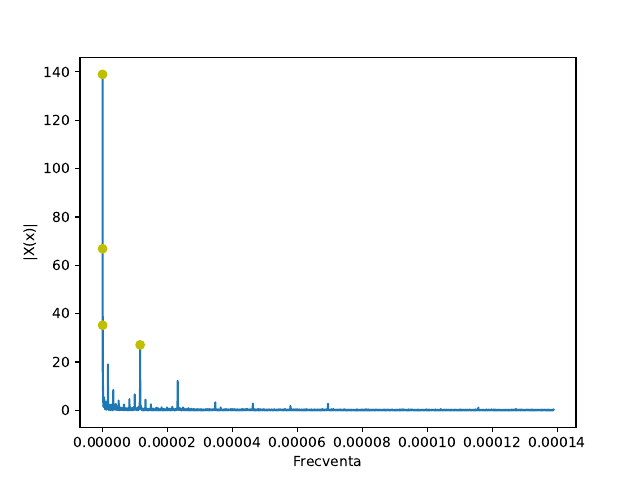

Generate this figure with Python:
import numpy as np
import matplotlib.pyplot as plt


def main():
    x = np.genfromtxt("./archive/Train.csv", delimiter=",")
    x = x[1:, -1]
    N = len(x)
 
    X = np.fft.fft(x)
    X = abs(X / N)
    X = X[:N // 2]
   
    top_indices = np.argsort(X)[-4:]
    top_X_list = X[top_indices]
    
    Fs = 1 / 3600
    f = Fs * np.linspace(0, N / 2, N // 2) / N
    top_freq_list = f[top_indices]

    for x, freq in zip(top_X_list, top_freq_list):
        print(f"Modulul transformatei: {x}, frecventa: {freq}")

    plt.plot(f, X)
    plt.plot(top_freq_list, top_X_list, "yo")
    plt.xlabel("Frecventa")
    plt.ylabel("|X(x)|")
    plt.savefig("ex6.png", format="png")
    plt.savefig("ex6.pdf", format="pdf")
    plt.show()


if __name__ == "__main__":
    main()


